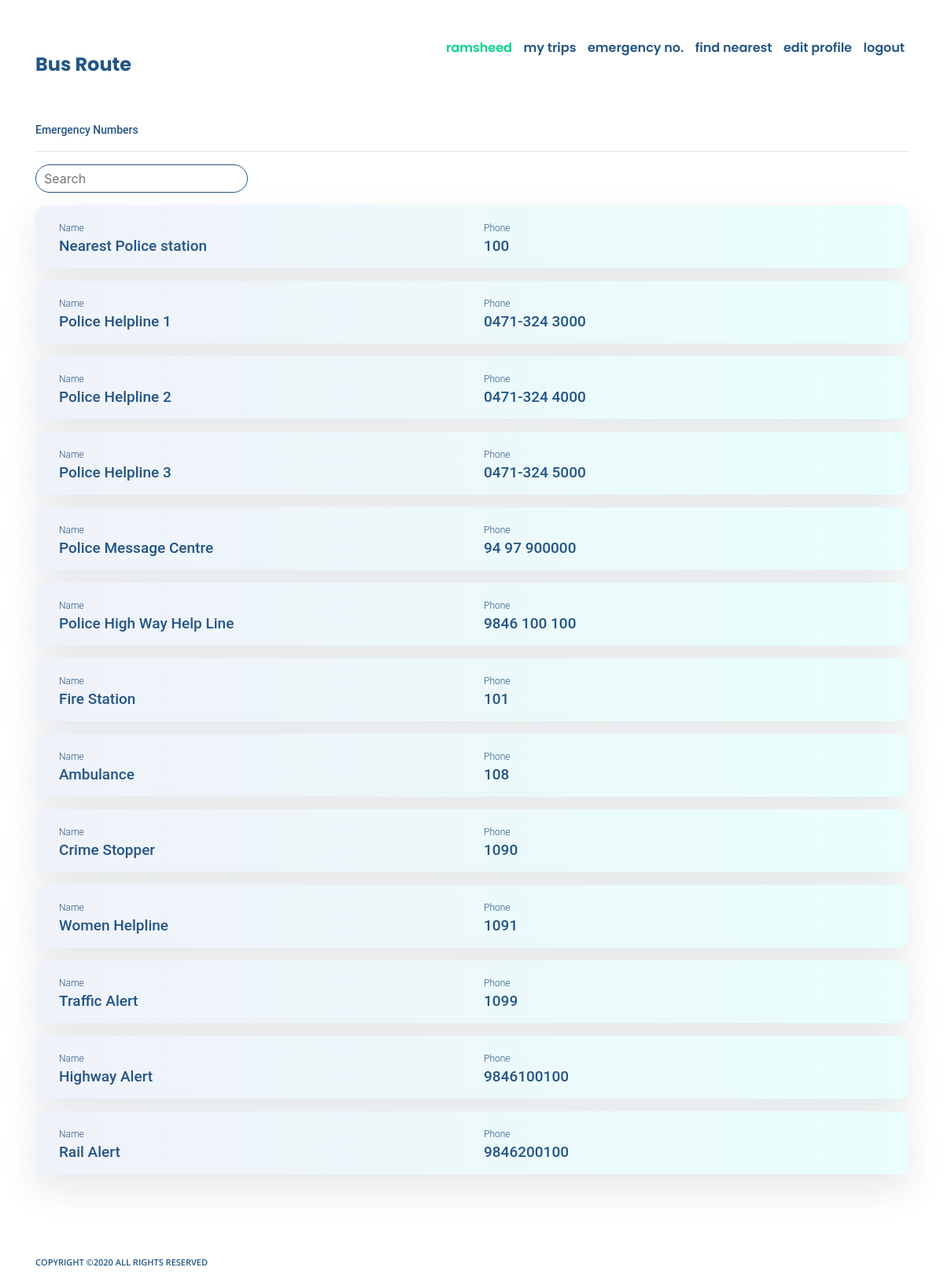
Page /bus/user/emergency/ (signed in) on the committed database.
### accounts/models.py (models this page shows)
class UserAccounts(AbstractUser):
    username = None
    email = models.EmailField(_('email address'), unique=True)
    is_bus_owner = models.BooleanField(default=False)
    phone_regex = RegexValidator(regex=r'^\+?1?\d{9,15}$', message="Invalid format, ex: '+999999999'.")
    phone = models.CharField(validators=[phone_regex], max_length=17, blank=True, null=True)
    USERNAME_FIELD = 'email'
    REQUIRED_FIELDS = []
    objects = UserManager()

### bus/models.py (models this page shows, shortened)
class EmergencyNumbersModel(models.Model):
    name = models.CharField(max_length=150)
    phone = models.CharField(max_length=20)

### bus/views.py (the view)
# urls.py: path('user/emergency/',views.emergency_view),
@login_required(login_url=USER_URL)
def emergency_view(request):
    emergency_numbers = EmergencyNumbersModel.objects.all()
    return render(request, "bus/emergency.html",{"emrgencies": emergency_numbers})

### templates/bus/emergency.html (shortened to what this page needs)
{% extends 'base.html' %}
{% load static %}
{% block content %}
<div class="hos-pol-container">
    <p class="search-data">Emergency Numbers</p><hr>
    <input type="text" id="search-number" placeholder="Search" style="outline:none;border-radius: 20px; border: 1px solid #245584;padding: 5px 10px 5px 10px;">
            <div class="results-search">
                {% for numbers in emrgencies %}
                <div class="result-search-card mt-3 emer-results">
                    <div class="row">
                        <div class="col-sm-6"><p class="search-label">Name</p><p class="search-data name" style="font-size: 19px;">{{ numbers.name }}</p></div>
                        <div class="col-sm-6"><p class="search-label">Phone</p> <p class="search-data" style="font-size: 19px;">{{ numbers.phone }}</p> </div>
                    </div>
                </div>
                {% endfor %}
            </div>
            {% endblock %}

### templates/base.html (shortened to what this page needs)
{% load static %}
<!DOCTYPE html>
<html lang="en">
<head>
    <link rel="stylesheet" href="https://maxcdn.bootstrapcdn.com/bootstrap/4.0.0/css/bootstrap.min.css">
    <link rel="stylesheet" href="https://cdnjs.cloudflare.com/ajax/libs/animate.css/3.7.2/animate.min.css">
    <link rel="stylesheet" href="https://stackpath.bootstrapcdn.com/font-awesome/4.7.0/css/font-awesome.min.css">
    <link rel="stylesheet" href="https://cdnjs.cloudflare.com/ajax/libs/jquery-confirm/3.3.2/jquery-confirm.min.css">
    <link href="{% static 'accounts/css/style.css' %}"  rel="stylesheet">
</head>
<body>
    <div class="container mt-5">
        <header>
            <nav>
                <div class="nav-logo">
                    <a href="/" class="heading-main-link"><span class="heading-main">Bus Route</span></a>
                </div>
                <ul class="nav-ul">
                    {% if not request.user.is_authenticated %}
                    <li><a href="/accounts/user/login/">login</a></li>
                    <li><a href="/accounts/user/register/">register</a></li>
                    {% else %}
                    <li><a href="#" style="color: #01D28E;">{{ request.user.first_name }}</a></li>
                    {% if perms.accounts.owner_rights %}
                    <li><a href="/bus/owner/rent/">rent a bus</a></li>
                    {% else %}
                    <li><a href="/bus/user/mytrip/">my trips</a></li>
                    {% endif %}
                    <li><a href="/bus/user/emergency/">emergency no.</a></li>
                    <li><a href="/bus/user/nearest/all/">find nearest</a></li>
                    <li><a href="/accounts/edit/">edit profile</a></li>
                    <li><a href="/accounts/logout/">logout</a></li>
                    {% endif %}
                </ul>
            </nav>
        </header>
        <article>
            {% block content %}
            {% endblock %}
        </article>
        <footer>
            <div class="row  mt-sm-4 mt-3 pt-sm-5 pt-0 ">
                <div class="col-sm-10">
                    <p class="footer-text d-inline-block">Copyright ©2020 All rights reserved</p>
                </div>
                <div class="col-sm-2">
                </div>
            </div>
        </footer>
    </div>
</body>
</html>

### accounts/static/accounts/css/style.css (style rules this page uses)
body { overflow-x: hidden; }
nav { display: flex; justify-content: space-between; }
.nav-ul { display: inline-block; list-style-type: none; }
.nav-ul li { display: inline-block; margin: 0px 5px 0px 5px; }
.nav-ul li a { color: #245584; font-weight: 600; font-size: 16px; font-family: Poppins; font-style: normal; }
.nav-logo { display: inline-block; }
.heading-main { font-family: Poppins; font-style: normal; font-weight: bold; font-size: 24px; color: #245584; }
.heading-main-link { text-decoration: none; }
.footer-text { font-family: Open Sans; font-style: normal; font-weight: 600; font-size: 11px; text-transform: uppercase; color: #245584; }
.result-search-card { background: linear-gradient(90deg, #F0F2FA 0%, #E9FFFB 100%); box-shadow: 0px 18px 48px rgba(10, 34, 57, 0.11); border-radius: 14px; width: 100%; height: 80px; padding: 20px 30px; }
.search-label { margin: 0; font-family: Roboto; font-style: normal; font-weight: 300; font-size: 12px; color: #245584; }
.search-data { font-family: Roboto; font-style: normal; font-weight: 500; font-size: 14px; color: #245584; white-space: nowrap; overflow: hidden; text-overflow: ellipsis; }
.hos-pol-container { margin: 50px 0px; }

### rows in the picture
UserAccounts: user.first_name "ramsheed"
EmergencyNumbersModel: name "Nearest Police station", phone "100"
EmergencyNumbersModel: name "Police Helpline 1", phone "0471-324 3000"
EmergencyNumbersModel: name "Police Helpline 2", phone "0471-324 4000"
EmergencyNumbersModel: name "Police Helpline 3", phone "0471-324 5000"
EmergencyNumbersModel: name "Police Message Centre", phone "94 97 900000"
EmergencyNumbersModel: name "Police High Way Help Line", phone "9846 100 100"
EmergencyNumbersModel: name "Fire Station", phone "101"
EmergencyNumbersModel: name "Ambulance", phone "108"
EmergencyNumbersModel: name "Crime Stopper", phone "1090"
EmergencyNumbersModel: name "Women Helpline", phone "1091"
EmergencyNumbersModel: name "Traffic Alert", phone "1099"
EmergencyNumbersModel: name "Highway Alert", phone "9846100100"
EmergencyNumbersModel: name "Rail Alert", phone "9846200100"
